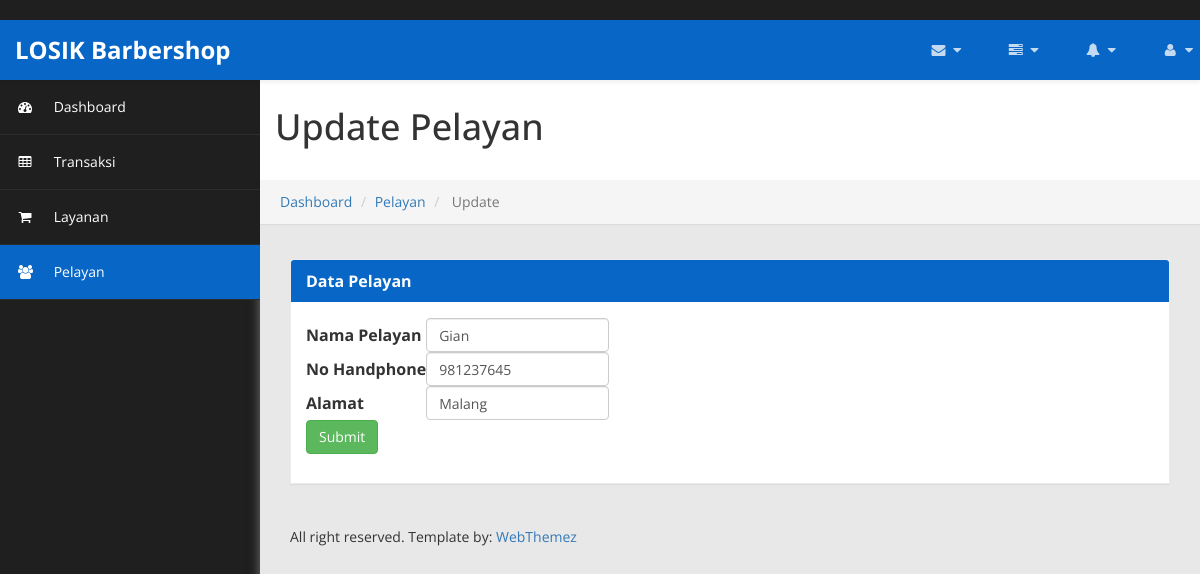
/updatepelayan/17, run on an earlier commit of the app's database.
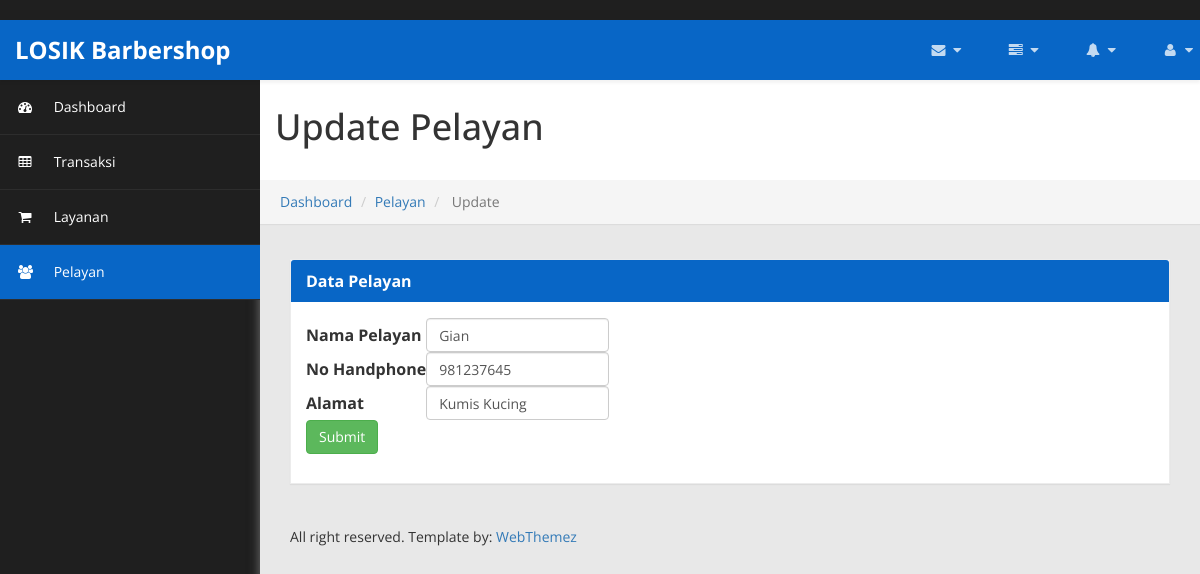
And on a later commit of the database.
### app/models.py (models this page shows, shortened)
class pelayan(models.Model):
    idpelayan = models.AutoField(primary_key=True)
    namapelayan = models.CharField(max_length=50)
    notelp = models.IntegerField()
    alamat = models.CharField(max_length=50)

### app/views.py (the view, shortened to what this page needs)
# urls.py: path('updatepelayan/<str:id>',views.updatepelayan,name='updatepelayan'),
def updatepelayan(request,id):
    pelayanobj = models.pelayan.objects.get(idpelayan=id)
    if request.method == "GET":
        return render(request,'formupdatepelayan.html',{
            'pelayan':pelayanobj,
        })

### app/templates/formupdatepelayan.html (shortened to what the changed rows need)
﻿{% load static %}
<!DOCTYPE html>
<html xmlns="http://www.w3.org/1999/xhtml">
<head>
    <link href="{% static 'assets/css/bootstrap.css' %}" rel="stylesheet" />
    <link href="{% static 'assets/css/font-awesome.css' %}" rel="stylesheet" />
    <link href="{% static 'assets/css/custom-styles.css' %}" rel="stylesheet" />
</head>
<body>
    <div id="wrapper">
        <div id="page-wrapper" >
		  <div class="header">
                        <h1 class="page-header">
                             Update Pelayan
                        </h1>
		</div>
            <div id="page-inner">
              <div class="row">
                <div class="col-lg-12">
                    <div class="panel panel-default">
                        <div class="panel-body">
                            <div class="row">
                                <div class="container-fluid">
                                    <form action="" method="post">
                                        <table>
                                            <tr>
                                                <th>Nama Pelayan</th>
                                                <td>
                                                    <input type="text" name="namapelayan" value="{{pelayan.namapelayan}}" class="form-control">
                                                </td>
                                            </tr>
                                            <tr>
                                                <th>No Handphone</th>
                                                <td>
                                                    <input type="number" name="notelp" value="{{pelayan.notelp}}" class="form-control">
                                                </td>
                                            </tr>
                                            <tr>
                                                <th>Alamat</th>
                                                <td>
                                                    <input type="text" name="alamat" value="{{pelayan.alamat}}" class="form-control">
                                                </td>
                                            </tr>
                                            </table>
                                    </form>
                                </div>
                            </div>
                        </div>
                    </div>
                </div>
            </div>
			</div>
            </div>
        </div>
</body>
</html>

What changed in the data, as far as the page shows it:
changed pelayan "Gian": alamat "Malang" → "Kumis Kucing"
